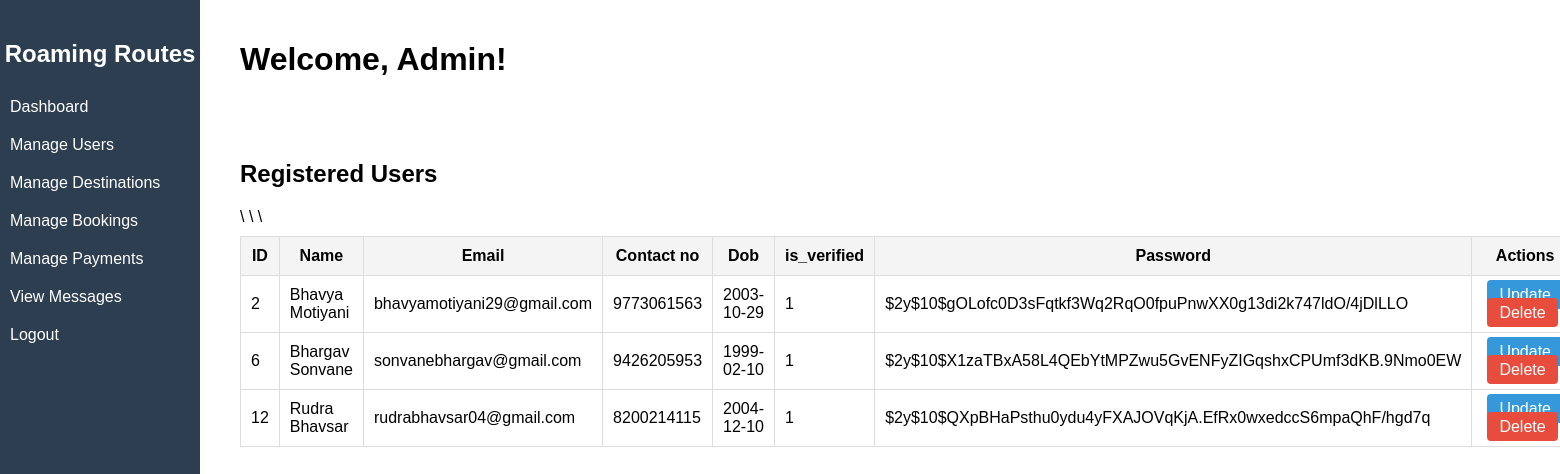
The page /admin/admin_users.php (signed in) on the database its author committed.
### tables this page shows
CREATE TABLE IF NOT EXISTS `users` (
  `u_id` int NOT NULL AUTO_INCREMENT,
  `name` varchar(100) NOT NULL,
  `email` varchar(100) NOT NULL,
  `contactno` varchar(15) NOT NULL,
  `pwd` varchar(255) NOT NULL,
  `dob` date NOT NULL,
  `verify_token` varchar(255) DEFAULT NULL,
  `is_verified` tinyint(1) DEFAULT '0',
  `created_at` timestamp NULL DEFAULT CURRENT_TIMESTAMP,
  PRIMARY KEY (`u_id`),
  UNIQUE KEY `email` (`email`)
);

### admin/admin_users.php (the view, shortened to what this page needs)
<?php
    include 'database/traveldb.php';
?>
<!DOCTYPE html>
<html>
<head>
    <link rel="stylesheet" href="css/style.css">
</head>
<body>
<?php
include 'admin_dashboard.php';
?>
<div class="main-content">
    <h2>Registered Users</h2>
    <table>
        <tr>
            <th> ID </th>
            <th> Name </th>
            <th> Email </th>
            <th> Contact no </th>
            <th> Dob </th>
            <th> is_verified </th>
            <th> Password </th>
            <th> Actions </th>
        </tr>
        <?php
            $query = "SELECT u_id, name, email, contactno, dob, is_verified, pwd FROM users";
            $result = mysqli_query($conn,$query);
            while ($row = $result->fetch_assoc())
            {
                echo "<tr>
                        <td>{$row['u_id']}</td>
                        <td>{$row['name']}</td>
                        <td>{$row['email']}</td>
                        <td>{$row['contactno']}</td>
                        <td>{$row['dob']}</td>
                        <td>{$row['is_verified']}</td>
                        <td>{$row['pwd']}</td>\
                        <td>
                            <a href='edit_user.php?id={$row['u_id']}' class='btn btn-edit'>Update</a>
                            <a href='delete_user.php?id={$row['u_id']}' class='btn btn-delete' onclick=\"return confirm('Are you sure you want to delete this user?');\">Delete</a>
                        </td>
                    </tr>";
            }
        ?>
    </table>
</div>
</body>
</html>

### admin/css/style.css (style rules this page uses)
body { margin: 0; font-family: Arial, sans-serif; }
.main-content { margin-left: 220px; padding: 20px; }
table { border-collapse: collapse; width: 100%; margin-top: 10px; }
table, th, td { border: 1px solid #ddd; padding: 10px; }
th { background-color: #f4f4f4; }
.btn { padding: 6px 12px; text-decoration: none; margin: 0 5px; border-radius: 4px; color: white; }
.btn-edit { background-color: #3498db; }
.btn-delete { background-color: #e74c3c; }

### rows shown on the page
users: u_id "2", name "Bhavya Motiyani", email "bhavyamotiyani29@gmail.com", contactno "9773061563", dob "2003-10-29", is_verified "1", pwd "$2y$10$gOLofc0D3sFqtkf3Wq2RqO0fpuPnwXX0g13di2k747ldO/4jDlLLO"
users: u_id "6", name "Bhargav Sonvane", email "sonvanebhargav@gmail.com", contactno "9426205953", dob "1999-02-10", is_verified "1", pwd "$2y$10$X1zaTBxA58L4QEbYtMPZwu5GvENFyZIGqshxCPUmf3dKB.9Nmo0EW"
users: u_id "12", name "Rudra Bhavsar", email "rudrabhavsar04@gmail.com", contactno "8200214115", dob "2004-12-10", is_verified "1", pwd "$2y$10$QXpBHaPsthu0ydu4yFXAJOVqKjA.EfRx0wxedccS6mpaQhF/hgd7q"
